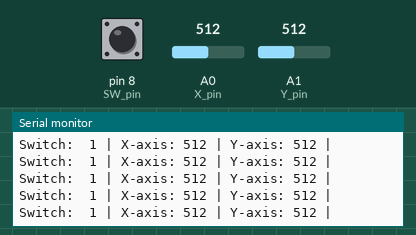
This sketch was run on a simulated Arduino Uno, built with avr-gcc and run on an emulated ATmega328P. Shown: the last lines printed to the serial monitor. The inputs (shaded band) are chosen by the test bench; at power-on: A1 (Y_pin) = 512, pin 8 (SW_pin) HIGH, A0 (X_pin) = 512.

Above: at 11.4 s.
11.5 s: A1 (Y_pin) set to 990
At 11.81 s:
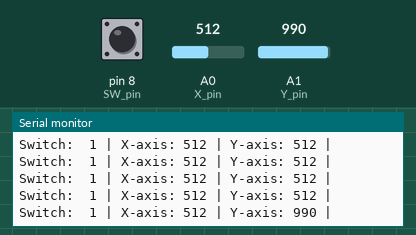
14.5 s: A1 (Y_pin) set to 1007
At 14.62 s:
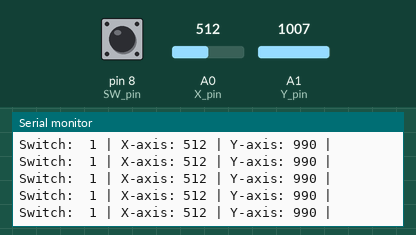
Timing chart, 0 to 17.5 s (numbered marks = the images above; inputs shaded):
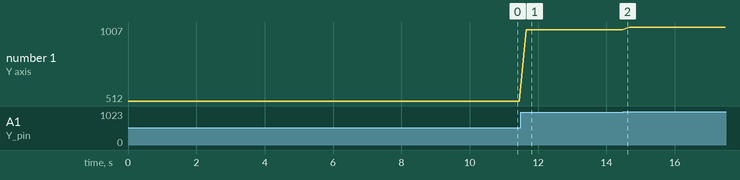

The sketch:

Analog_Joystick.ino
```cpp
const int SW_pin = 8; // digital pin connected to switch output
const int X_pin = 0; // analog pin connected to X output
const int Y_pin = 1; // analog pin connected to Y output

void setup() {
  pinMode(SW_pin, INPUT);
  digitalWrite(SW_pin, HIGH);
  Serial.begin(9600);
}

void loop() {
  Serial.print("Switch:  ");
  Serial.print(digitalRead(SW_pin));
  Serial.print(" | ");
  Serial.print("X-axis: ");
  Serial.print(analogRead(X_pin));
  Serial.print(" | ");
  Serial.print("Y-axis: ");
  Serial.print(analogRead(Y_pin));
  Serial.println(" | ");
  delay(200);
}
```

Measured:
- after the input at 11.5 s, the serial monitor: prints a new line after 0.15 s (image 1)
- plotted number 1: 512 → 990 after the input at 11.5 s, 990 → 1007 after the input at 14.5 s
